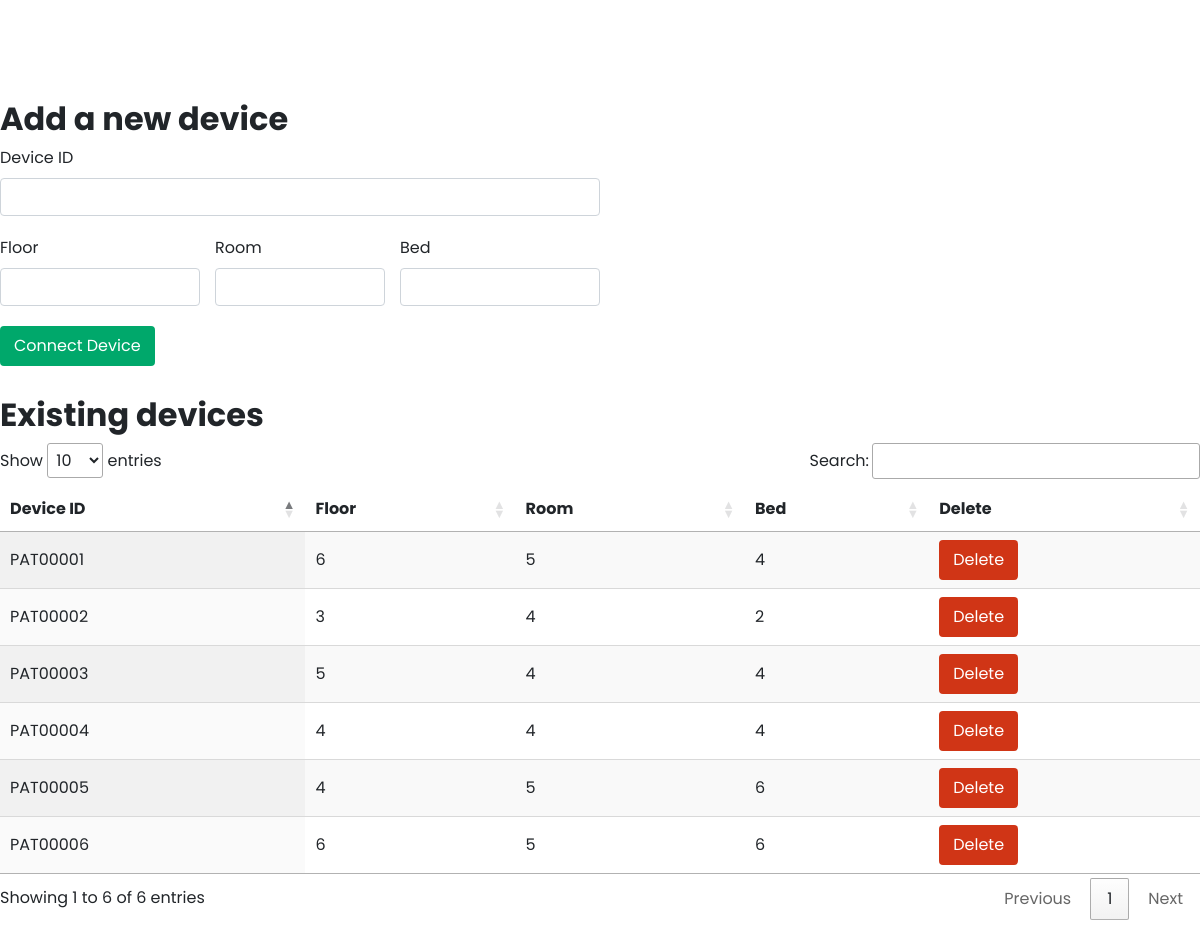
/devices/, run on an earlier commit of the app's database.
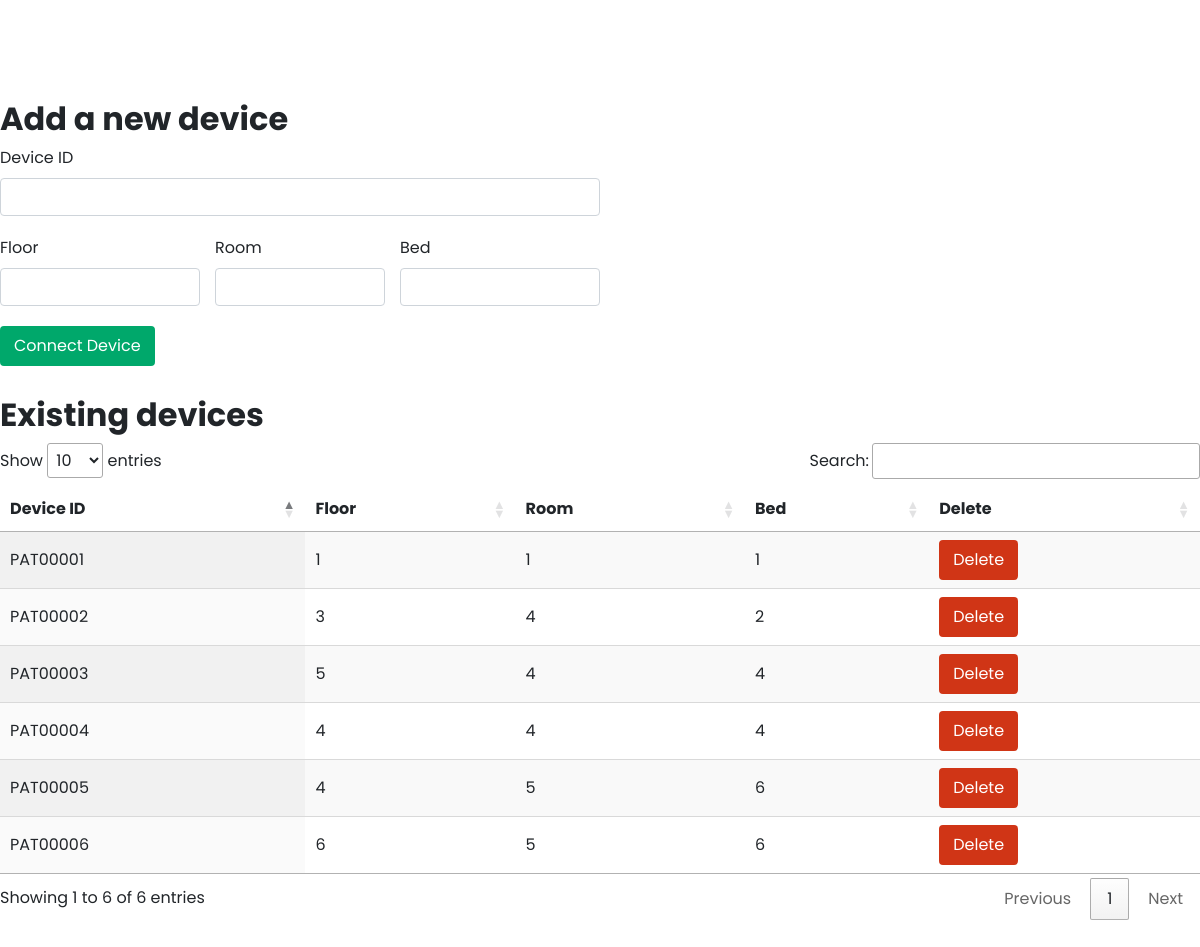
And on a later commit of the database.
### main/models.py (models this page shows, shortened)
class patient(models.Model):
	floor = models.IntegerField(default=0)
	room = models.IntegerField(default=0)
	bed_no = models.IntegerField(default=0)
	percentage = models.IntegerField(default=0)
	device_id =  models.CharField(max_length=50, null=True, blank=True)
	status = models.IntegerField(default = 0)

### main/views.py (the view, shortened to what this page needs)
# urls.py: path('devices/', views.devices, name='devices'),
def devices(request):
	return render(request, template_name='devices.html',
				context={"patients":patient.objects.all})

### templates/devices.html (shortened to what this page needs)
{% load static %}
{% include "header.html" %}
<link rel="stylesheet" href="https://cdn.datatables.net/1.10.20/css/jquery.dataTables.min.css">
<link rel="stylesheet" href="https://cdn.datatables.net/responsive/2.2.3/css/responsive.bootstrap4.min.css">
<body>
	<div class="section">
		<div class="container-1200px" >
			<h2 class="bold-text padding-15px-mobile">Add a new device</h2>
			<form style="max-width:600px;margin-bottom:30px;" class="padding-15px-mobile" action="/devices/" method="POST"> {% csrf_token %}
				<div class="form-group">
				    <label for="device">Device ID</label>
				    <input type="text" class="form-control" name="device_id" style="margin-bottom: 20px;">
				    <div class="row no-margin" style="margin-bottom: 20px;">
				    	<div class="col-4 no-padding">
						    <label for="floor">Floor</label>
						    <input type="number" class="form-control" name="floor" >
						</div>
				    	<div class="col-4">
						    <label for="room">Room</label>
						    <input type="number" class="form-control" name="room" >
						</div>
				    	<div class="col-4 no-padding">
						    <label for="bed">Bed</label>
						    <input type="number" class="form-control" name="bed_no" >
						</div>
					</div>
					<button type="submit" class="btn adv-sal-green-background white white-background-hover adv-sal-green-hover adv-sal-green-border">Connect Device</button>
				</div>
			</form>
			<h2 class="bold-text">Existing devices</h2>
			<table id="devices-table" class="display" style="width:100%;">
				<thead>
		            <tr>
		                <th>Device ID</th>
		                <th>Floor</th>
		                <th>Room</th>
		                <th>Bed</th>
		                <th>Delete</th>
		            </tr>
	        	</thead>
	        	<tbody>
		                {%for p in patients %}
		                	<tr>
				                <td>{{p.device_id}}</td>
				                <td>{{p.floor}}</td>
				                <td>{{p.room}}</td>
				                <td>{{p.bed_no}}</td>
				                <td>
				                	<form action="/devices/" method="POST"> {% csrf_token %}
				                		<button type="submit" onclick="alert('You are about to DELETE a device!!!')" name="delete" value={{p.device_id}} class="btn adv-sal-red-background white white-background-hover adv-sal-red-hover adv-sal-red-border">Delete</button>
				                	</form>
				                </td>
							</tr>
			            {% endfor %}
		        </tbody>
	    	</table>
		</div>
	</div>
</body>

What changed in the data, as far as the page shows it:
changed patient "PAT00001": floor "6" → "1"; room "5" → "1"; bed_no "4" → "1"
